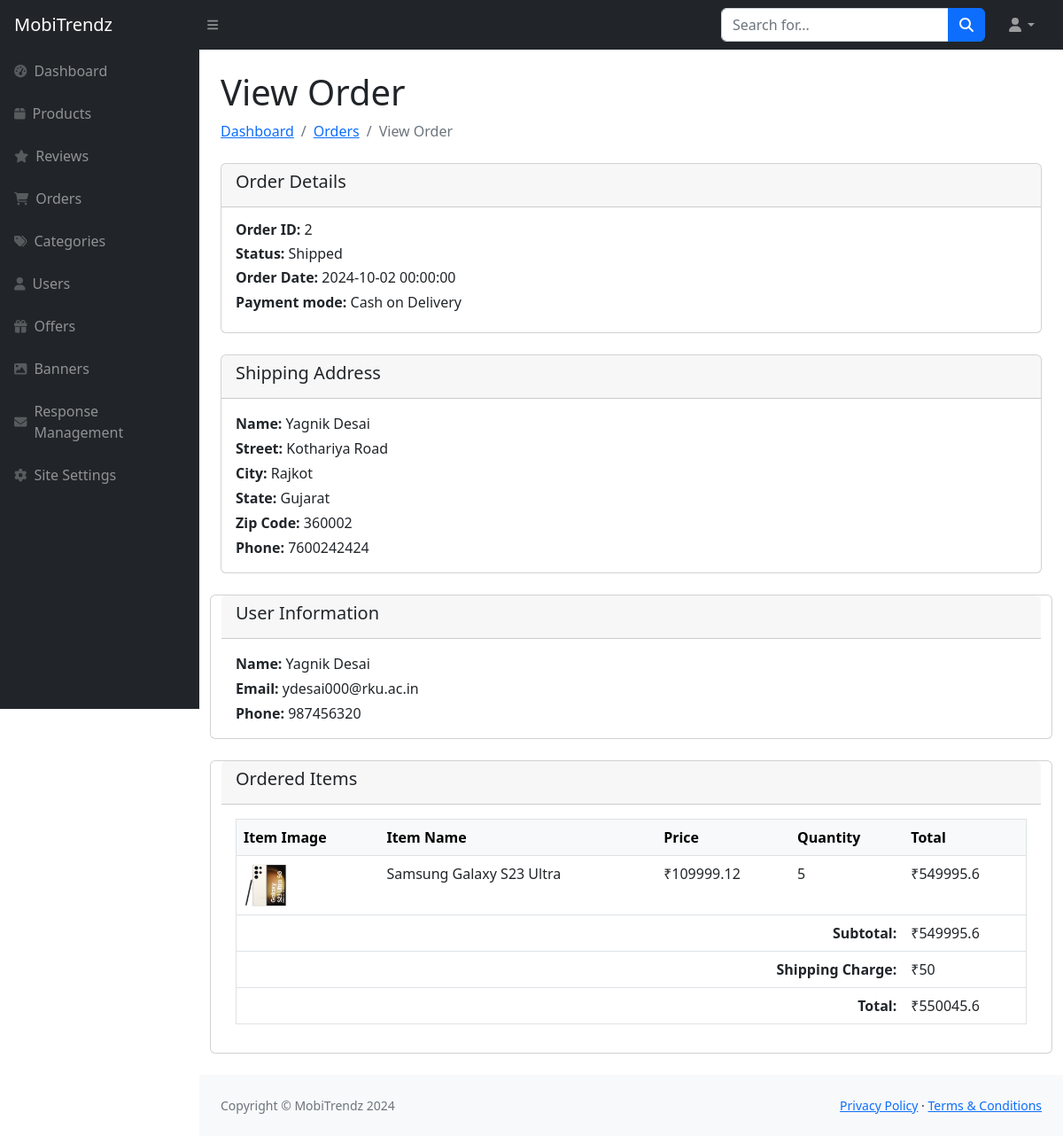
The page /Admin/view-order.php?order_id=2 on the database as committed earlier.
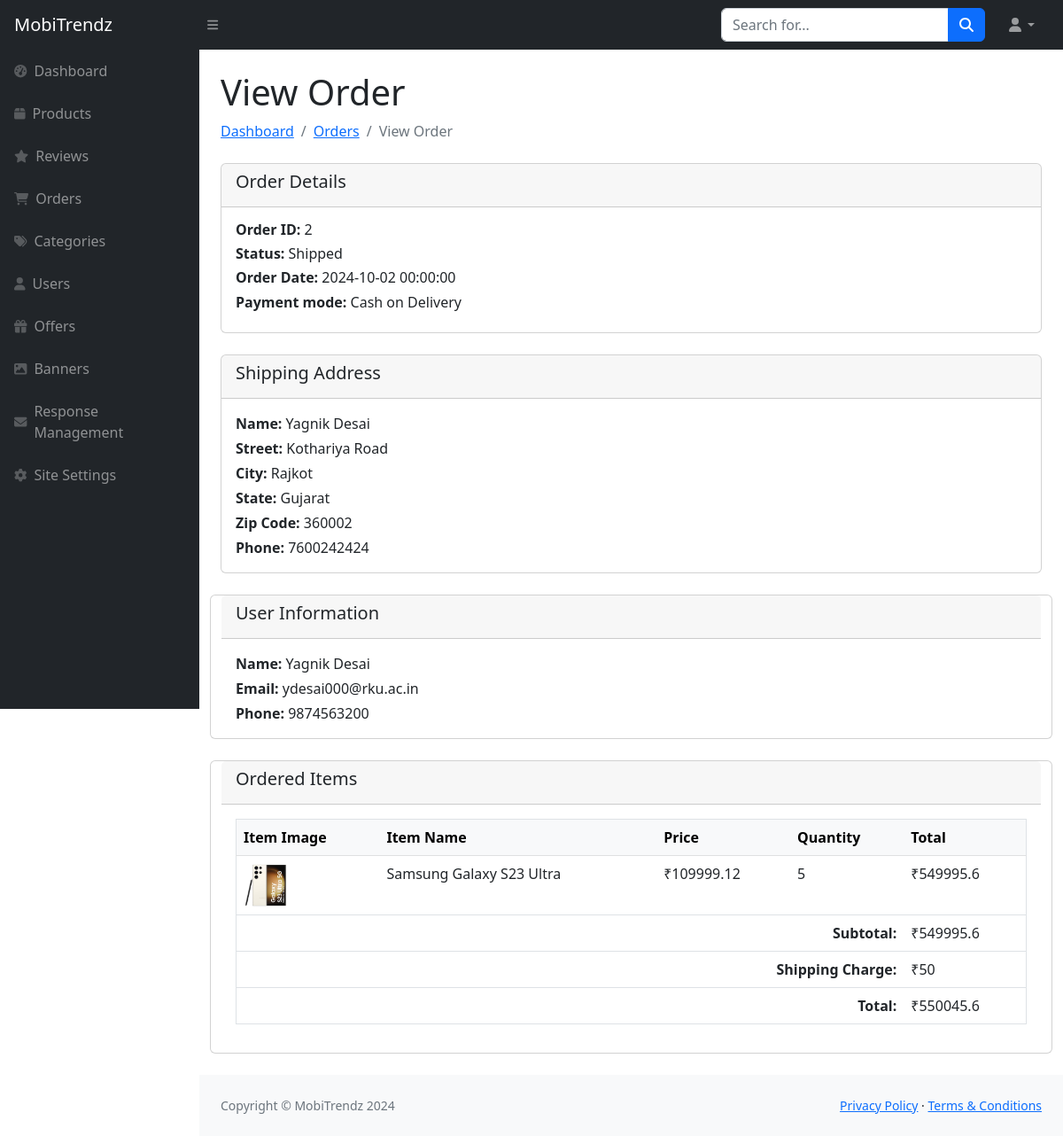
The same page on the database as committed later.
### tables this page shows
CREATE TABLE `order_header_tbl` (
  `Order_Id` int NOT NULL,
  `User_Id` int NOT NULL,
  `Order_Date` datetime NOT NULL,
  `Order_Status` varchar(10) NOT NULL,
  `Shipping_Address_Id` int NOT NULL,
  `Shipping_Charge` float NOT NULL DEFAULT '0',
  `Total` double NOT NULL DEFAULT '0',
  `Payment_Mode` varchar(50) DEFAULT 'Cash on Delivery'
);

CREATE TABLE `user_details_tbl` (
  `User_Id` int NOT NULL,
  `User_Role_Id` int DEFAULT '0',
  `Name` varchar(50) NOT NULL,
  `Password` varchar(20) NOT NULL,
  `Email` varchar(320) NOT NULL,
  `Mobile_No` varchar(20) NOT NULL,
  `Active_Status` tinyint NOT NULL,
  `Profile_Picture` varchar(255) DEFAULT 'default-img.png'
);

### Admin/view-order.php (the view, shortened to what the changed rows need)
<?php include("sidebar.php"); ?>
<div id="layoutSidenav_content">
    <main>
        <div class="container-fluid px-4">
            <div class="d-flex justify-content-between align-items-center mt-4 mb-4">
                <div>
                    <h1>View Order</h1>
                </div>
            </div>
            <?php
            $order_id = $_GET['order_id'];
            $order_query = "SELECT oh.Order_Id, oh.Order_Date, oh.Order_Status, oh.Payment_Mode, oh.Shipping_Address_Id, oh.Shipping_Charge, oh.Total,
                            ud.Name, ud.Email, ud.Mobile_No
                            FROM order_header_tbl oh
                            JOIN user_details_tbl ud ON oh.User_Id = ud.User_Id
                            WHERE oh.Order_Id = $order_id";
            $order_result = mysqli_query($con, $order_query);
            $order_data = mysqli_fetch_assoc($order_result);
            ?>
            <div class="card mb-4">
                <div class="card-body">
                    <h6><strong>Order ID:</strong> <?php echo $order_data['Order_Id']; ?></h6>
                    <h6><strong>Status:</strong> <?php echo $order_data['Order_Status']; ?></h6>
                    <h6><strong>Order Date:</strong> <?php echo $order_data['Order_Date']; ?></h6>
                    <h6><strong>Payment mode:</strong> <?php echo $order_data['Payment_Mode']; ?></h6>
                </div>
            </div>
            <div class="row">
            <div class="card mb-4">
                <div class="card-body">
                    <p class="mb-1"><strong>Name:</strong> <?php echo $order_data['Name']?></p>
                    <p class="mb-1"><strong>Email:</strong> <?php echo $order_data['Email']; ?></p>
                    <p class="mb-0"><strong>Phone:</strong> <?php echo $order_data['Mobile_No']; ?></p>
                </div>
            </div>
            <div class="card mb-4">
                <div class="card-body">
                    <table class="table border">
                        <thead class="table-light">
                            <tr>
                                <th>Item Image</th>
                                <th>Item Name</th>
                                <th>Price</th>
                                <th>Quantity</th>
                                <th>Total</th>
                            </tr>
                        </thead>
                        <tfoot>
                            <tr>
                                <th colspan="4" class="text-end">Subtotal:</th>
                                <td>₹<?php echo $order_data['Total'] - $order_data['Shipping_Charge']; ?></td>
                            </tr>
                            <tr>
                                <th colspan="4" class="text-end">Shipping Charge:</th>
                                <td>₹<?php echo $order_data['Shipping_Charge']; ?></td>
                            </tr>
                            <tr>
                                <th colspan="4" class="text-end">Total:</th>
                                <td>₹<?php echo $order_data['Total']; ?></td>
                            </tr>
                        </tfoot>
                    </table>
                </div>
            </div>
        </div>
    </main>
<?php include("footer.php"); ?>

Rows that differ between the two databases and show on the page:
changed through a linked row, order_header_tbl "Shipped": User_Id.Mobile_No "987456320" → "9874563200"
